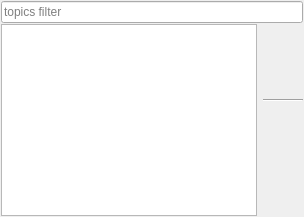
     <widget class="QWidget" name="tabTopics">
      <attribute name="title">
       <string>Topics</string>
      </attribute>
      <layout class="QVBoxLayout" name="verticalLayout_2">
       <property name="spacing">
        <number>1</number>
       </property>
       <property name="leftMargin">
        <number>1</number>
       </property>
       <property name="topMargin">
        <number>1</number>
       </property>
       <property name="rightMargin">
        <number>1</number>
       </property>
       <property name="bottomMargin">
        <number>1</number>
       </property>
       <item>
        <widget class="QFrame" name="filter_frame_topic">
         <property name="frameShape">
          <enum>QFrame::NoFrame</enum>
         </property>
         <property name="frameShadow">
          <enum>QFrame::Plain</enum>
         </property>
         <layout class="QHBoxLayout" name="horizontalLayout_6">
          <property name="leftMargin">
           <number>0</number>
          </property>
          <property name="topMargin">
           <number>0</number>
          </property>
          <property name="rightMargin">
           <number>0</number>
          </property>
          <property name="bottomMargin">
           <number>0</number>
          </property>
          <item>
           <widget class="EnhancedLineEdit" name="topicFilterInput">
            <property name="placeholderText">
             <string>topics filter</string>
            </property>
           </widget>
          </item>
         </layout>
        </widget>
       </item>
       <item>
        <widget class="QFrame" name="topicFrame">
         <property name="frameShape">
          <enum>QFrame::NoFrame</enum>
         </property>
         <property name="frameShadow">
          <enum>QFrame::Plain</enum>
         </property>
         <layout class="QHBoxLayout" name="horizontalLayout_3">
          <property name="leftMargin">
           <number>0</number>
          </property>
          <property name="topMargin">
           <number>0</number>
          </property>
          <property name="rightMargin">
           <number>0</number>
          </property>
          <property name="bottomMargin">
           <number>0</number>
          </property>
          <item>
           <widget class="QTreeView" name="topicsView">
            <property name="alternatingRowColors">
             <bool>true</bool>
            </property>
            <property name="selectionMode">
             <enum>QAbstractItemView::ExtendedSelection</enum>
            </property>
            <property name="uniformRowHeights">
             <bool>true</bool>
            </property>
           </widget>
          </item>
          <item>
           <widget class="QFrame" name="controlTopicsFrame">
            <property name="frameShape">
             <enum>QFrame::NoFrame</enum>
            </property>
            <property name="frameShadow">
             <enum>QFrame::Plain</enum>
            </property>
            <layout class="QVBoxLayout" name="verticalLayout_5">
             <property name="spacing">
              <number>3</number>
             </property>
             <property name="leftMargin">
              <number>0</number>
             </property>
             <property name="topMargin">
              <number>0</number>
             </property>
             <property name="rightMargin">
              <number>0</number>
             </property>
             <property name="bottomMargin">
              <number>0</number>
             </property>
             <item>
              <widget class="QPushButton" name="echoTopicButton">
               <property name="enabled">
                <bool>false</bool>
               </property>
               <property name="sizePolicy">
                <sizepolicy hsizetype="Preferred" vsizetype="Fixed">
                 <horstretch>0</horstretch>
                 <verstretch>0</verstretch>
                </sizepolicy>
               </property>
               <property name="maximumSize">
                <size>
                 <width>40</width>
                 <height>40</height>
                </size>
               </property>
               <property name="toolTip">
                <string>&lt;html&gt;&lt;head/&gt;&lt;body&gt;&lt;p&gt;Show the content of the topic&lt;/p&gt;&lt;/body&gt;&lt;/html&gt;</string>
               </property>
               <property name="text">
                <string/>
               </property>
               <property name="icon">
                <iconset resource="GUI.qrc">
                 <normaloff>:/icons/sekkyumu_topic_echo.png</normaloff>:/icons/sekkyumu_topic_echo.png</iconset>
               </property>
               <property name="iconSize">
                <size>
                 <width>32</width>
                 <height>32</height>
                </size>
               </property>
               <property name="flat">
                <bool>true</bool>
               </property>
              </widget>
             </item>
             <item>
              <widget class="QPushButton" name="hzTopicButton">
               <property name="enabled">
                <bool>false</bool>
               </property>
               <property name="sizePolicy">
                <sizepolicy hsizetype="Preferred" vsizetype="Fixed">
                 <horstretch>0</horstretch>
                 <verstretch>0</verstretch>
                </sizepolicy>
               </property>
               <property name="maximumSize">
                <size>
                 <width>40</width>
                 <height>40</height>
                </size>
               </property>
               <property name="toolTip">
                <string>&lt;html&gt;&lt;head/&gt;&lt;body&gt;&lt;p&gt;Show only the receive rate of the topic&lt;/p&gt;&lt;/body&gt;&lt;/html&gt;</string>
               </property>
               <property name="icon">
                <iconset resource="GUI.qrc">
                 <normaloff>:/icons/sekkyumu_topic_hz.png</normaloff>:/icons/sekkyumu_topic_hz.png</iconset>
               </property>
               <property name="iconSize">
                <size>
                 <width>32</width>
                 <height>32</height>
                </size>
               </property>
               <property name="flat">
                <bool>true</bool>
               </property>
              </widget>
             </item>
             <item>
              <widget class="QPushButton" name="hzSshTopicButton">
               <property name="enabled">
                <bool>false</bool>
               </property>
               <property name="sizePolicy">
                <sizepolicy hsizetype="Preferred" vsizetype="Fixed">
                 <horstretch>0</horstretch>
                 <verstretch>0</verstretch>
                </sizepolicy>
               </property>
               <property name="maximumSize">
                <size>
                 <width>40</width>
                 <height>40</height>
                </size>
               </property>
               <property name="toolTip">
                <string>&lt;html&gt;&lt;head/&gt;&lt;body&gt;&lt;p&gt;Show only the receive rate of the topic. Uses an SSH connection to execute 'rostopic hz'  on remote host.&lt;/p&gt;&lt;/body&gt;&lt;/html&gt;</string>
               </property>
               <property name="icon">
                <iconset resource="GUI.qrc">
                 <normaloff>:/icons/sekkyumu_topic_echo_ssh_hz.png</normaloff>:/icons/sekkyumu_topic_echo_ssh_hz.png</iconset>
               </property>
               <property name="iconSize">
                <size>
                 <width>32</width>
                 <height>32</height>
                </size>
               </property>
               <property name="flat">
                <bool>true</bool>
               </property>
              </widget>
             </item>
             <item>
              <widget class="Line" name="line">
               <property name="orientation">
                <enum>Qt::Horizontal</enum>
               </property>
              </widget>
             </item>
             <item>
              <widget class="QPushButton" name="pubTopicButton">
               <property name="sizePolicy">
                <sizepolicy hsizetype="Preferred" vsizetype="Fixed">
                 <horstretch>0</horstretch>
                 <verstretch>0</verstretch>
                </sizepolicy>
               </property>
               <property name="maximumSize">
                <size>
                 <width>40</width>
                 <height>40</height>
                </size>
               </property>
               <property name="toolTip">
                <string>&lt;html&gt;&lt;head/&gt;&lt;body&gt;&lt;p&gt;Start a publisher for selected topic or creates a new topic, if no selected&lt;/p&gt;&lt;/body&gt;&lt;/html&gt;</string>
               </property>
               <property name="icon">
                <iconset resource="GUI.qrc">
                 <normaloff>:/icons/sekkyumu_topic_pub.png</normaloff>:/icons/sekkyumu_topic_pub.png</iconset>
               </property>
               <property name="iconSize">
                <size>
                 <width>32</width>
                 <height>32</height>
                </size>
               </property>
               <property name="flat">
                <bool>true</bool>
               </property>
              </widget>
             </item>
             <item>
              <widget class="QPushButton" name="pubStopTopicButton">
               <property name="sizePolicy">
                <sizepolicy hsizetype="Preferred" vsizetype="Fixed">
                 <horstretch>0</horstretch>
                 <verstretch>0</verstretch>
                </sizepolicy>
               </property>
               <property name="maximumSize">
                <size>
                 <width>40</width>
                 <height>40</height>
                </size>
               </property>
               <property name="toolTip">
                <string>&lt;html&gt;&lt;head/&gt;&lt;body&gt;&lt;p&gt;Stop a running publisher of selected topic&lt;/p&gt;&lt;p&gt;Publishers are all nodes which starts with &lt;span style=&quot; font-style:italic;&quot;&gt;/rostopic_pub[topicname]&lt;/span&gt;&lt;/p&gt;&lt;/body&gt;&lt;/html&gt;</string>
               </property>
               <property name="icon">
                <iconset resource="GUI.qrc">
                 <normaloff>:/icons/sekkyumu_topic_pub_stop.png</normaloff>:/icons/sekkyumu_topic_pub_stop.png</iconset>
               </property>
               <property name="iconSize">
                <size>
                 <width>32</width>
                 <height>32</height>
                </size>
               </property>
               <property name="flat">
                <bool>true</bool>
               </property>
              </widget>
             </item>
             <item>
              <spacer name="verticalSpacer_3">
               <property name="orientation">
                <enum>Qt::Vertical</enum>
               </property>
               <property name="sizeHint" stdset="0">
                <size>
                 <width>16</width>
                 <height>40</height>
                </size>
               </property>
              </spacer>
             </item>
            </layout>
           </widget>
          </item>
         </layout>
        </widget>
       </item>
      </layout>
     </widget>
